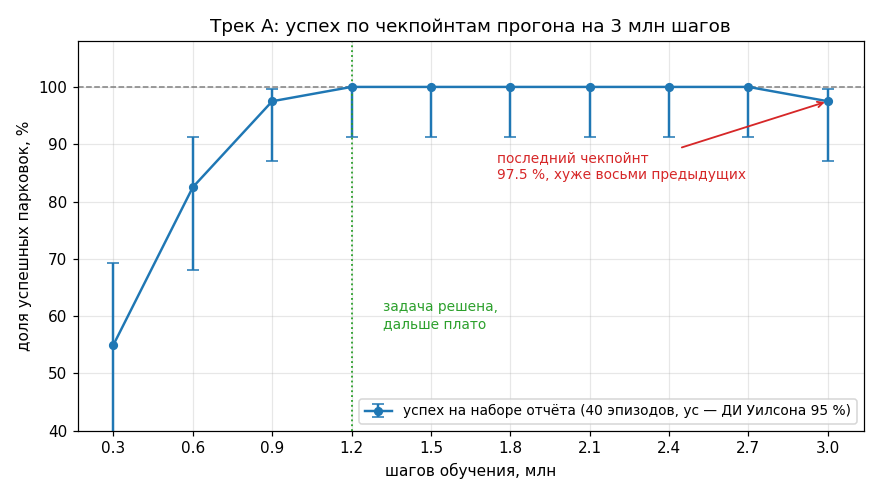

Recreate this plot in Python.
# -*- coding: utf-8 -*-
"""Успех по чекпойнтам полного прогона трека A (3 млн шагов, 8 сред).

Данные — таблица из track_a_car/README.md, раздел «Результат полного прогона
(3 000 000 шагов, 8 сред, 16.7 мин)»: каждый чекпойнт оценён на 40 эпизодах
набора ОТЧЁТА (seed'ы, которых модель при обучении не видела).
Интервал Уилсона 95 % считается здесь же из тех же (успехи, n), формула —
та же, что в track_a_car/evaluate.py:56-68.

Пересобрать:  python success_by_checkpoint.py
"""
import math
import os

import matplotlib.pyplot as plt

# (шагов обучения, доля успеха в %) — track_a_car/README.md
STEPS = [300_000, 600_000, 900_000, 1_200_000, 1_500_000, 1_800_000,
         2_100_000, 2_400_000, 2_700_000, 3_000_000]
SUCCESS_PCT = [55.0, 82.5, 97.5, 100.0, 100.0, 100.0, 100.0, 100.0, 100.0, 97.5]
N_EPISODES = 40  # эпизодов на каждый чекпойнт, набор ОТЧЁТА


def wilson(successes, n, z=1.96):
    """Доверительный интервал Уилсона для доли (как в evaluate.py)."""
    if n == 0:
        return 0.0, 1.0
    p = successes / n
    denom = 1.0 + z * z / n
    centre = (p + z * z / (2 * n)) / denom
    half = z * math.sqrt(p * (1 - p) / n + z * z / (4 * n * n)) / denom
    return max(0.0, centre - half), min(1.0, centre + half)


def main():
    lo_err, hi_err = [], []
    for pct in SUCCESS_PCT:
        successes = round(pct / 100.0 * N_EPISODES)
        lo, hi = wilson(successes, N_EPISODES)
        lo_err.append(pct - lo * 100.0)
        hi_err.append(hi * 100.0 - pct)

    x = [s / 1e6 for s in STEPS]

    fig, ax = plt.subplots(figsize=(8, 4.5))
    ax.errorbar(x, SUCCESS_PCT, yerr=[lo_err, hi_err], fmt='o-',
                capsize=4, linewidth=1.6, markersize=5,
                label='успех на наборе отчёта (40 эпизодов, ус — ДИ Уилсона 95 %)')
    ax.axhline(100.0, linestyle='--', linewidth=1.0, color='gray')
    ax.axvline(1.2, linestyle=':', linewidth=1.2, color='tab:green')
    ax.annotate('задача решена,\nдальше плато', xy=(1.2, 62), xytext=(1.32, 58),
                fontsize=9, color='tab:green')
    ax.annotate('последний чекпойнт\n97.5 %, хуже восьми предыдущих',
                xy=(3.0, 97.5), xytext=(1.75, 84),
                fontsize=9, color='tab:red',
                arrowprops=dict(arrowstyle='->', color='tab:red', linewidth=1.2))

    ax.set_xlabel('шагов обучения, млн')
    ax.set_ylabel('доля успешных парковок, %')
    ax.set_title('Трек A: успех по чекпойнтам прогона на 3 млн шагов')
    ax.set_ylim(40, 108)
    ax.set_xticks(x)
    ax.set_xticklabels([f'{v:.1f}' for v in x])
    ax.grid(alpha=0.3)
    ax.legend(loc='lower right', fontsize=9)
    fig.tight_layout()

    out = os.path.join(os.path.dirname(os.path.abspath(__file__)),
                       'success_by_checkpoint.png')
    fig.savefig(out, dpi=110)
    print('сохранено:', out)


if __name__ == '__main__':
    main()
